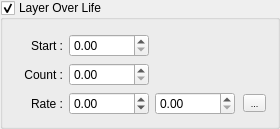
      <widget class="QGroupBox" name="Animated">
       <property name="minimumSize">
        <size>
         <width>280</width>
         <height>0</height>
        </size>
       </property>
       <property name="title">
        <string>Layer Over Life</string>
       </property>
       <property name="flat">
        <bool>false</bool>
       </property>
       <property name="checkable">
        <bool>true</bool>
       </property>
       <layout class="QFormLayout" name="formLayout_9">
        <property name="labelAlignment">
         <set>Qt::AlignRight|Qt::AlignTrailing|Qt::AlignVCenter</set>
        </property>
        <property name="leftMargin">
         <number>0</number>
        </property>
        <property name="topMargin">
         <number>14</number>
        </property>
        <item row="0" column="0">
         <widget class="QLabel" name="LayerStartLabel">
          <property name="minimumSize">
           <size>
            <width>60</width>
            <height>0</height>
           </size>
          </property>
          <property name="text">
           <string>Start :</string>
          </property>
          <property name="alignment">
           <set>Qt::AlignRight|Qt::AlignTrailing|Qt::AlignVCenter</set>
          </property>
         </widget>
        </item>
        <item row="1" column="0">
         <widget class="QLabel" name="LayerCountLabel">
          <property name="minimumSize">
           <size>
            <width>60</width>
            <height>0</height>
           </size>
          </property>
          <property name="text">
           <string>Count :</string>
          </property>
          <property name="alignment">
           <set>Qt::AlignRight|Qt::AlignTrailing|Qt::AlignVCenter</set>
          </property>
         </widget>
        </item>
        <item row="1" column="1">
         <widget class="QcDoubleSpinBox" name="LayerCount">
          <property name="maximumSize">
           <size>
            <width>80</width>
            <height>16777215</height>
           </size>
          </property>
          <property name="maximum">
           <double>99.989999999999995</double>
          </property>
          <property name="singleStep">
           <double>1.000000000000000</double>
          </property>
         </widget>
        </item>
        <item row="2" column="0">
         <widget class="QLabel" name="LayerRateLabel">
          <property name="minimumSize">
           <size>
            <width>60</width>
            <height>0</height>
           </size>
          </property>
          <property name="text">
           <string>Rate :</string>
          </property>
          <property name="alignment">
           <set>Qt::AlignRight|Qt::AlignTrailing|Qt::AlignVCenter</set>
          </property>
         </widget>
        </item>
        <item row="2" column="1">
         <widget class="QWidget" name="LayerRate" native="true">
          <layout class="QHBoxLayout" name="horizontalLayout_13" stretch="1,1,0,0">
           <property name="leftMargin">
            <number>0</number>
           </property>
           <property name="topMargin">
            <number>0</number>
           </property>
           <property name="rightMargin">
            <number>0</number>
           </property>
           <property name="bottomMargin">
            <number>0</number>
           </property>
           <item>
            <widget class="QcDoubleSpinBox" name="LayerRateMin">
             <property name="maximumSize">
              <size>
               <width>80</width>
               <height>16777215</height>
              </size>
             </property>
             <property name="minimum">
              <double>-99.989999999999995</double>
             </property>
             <property name="singleStep">
              <double>1.000000000000000</double>
             </property>
            </widget>
           </item>
           <item>
            <widget class="QcDoubleSpinBox" name="LayerRateMax">
             <property name="maximumSize">
              <size>
               <width>80</width>
               <height>16777215</height>
              </size>
             </property>
             <property name="singleStep">
              <double>1.000000000000000</double>
             </property>
            </widget>
           </item>
           <item>
            <spacer name="horizontalSpacer_17">
             <property name="orientation">
              <enum>Qt::Horizontal</enum>
             </property>
             <property name="sizeHint" stdset="0">
              <size>
               <width>0</width>
               <height>20</height>
              </size>
             </property>
            </spacer>
           </item>
           <item>
            <widget class="QToolButton" name="LayerRateEdit">
             <property name="minimumSize">
              <size>
               <width>23</width>
               <height>0</height>
              </size>
             </property>
             <property name="font">
              <font>
               <pointsize>7</pointsize>
              </font>
             </property>
             <property name="text">
              <string>...</string>
             </property>
            </widget>
           </item>
          </layout>
         </widget>
        </item>
        <item row="0" column="1">
         <widget class="QcDoubleSpinBox" name="LayerStart">
          <property name="maximumSize">
           <size>
            <width>80</width>
            <height>16777215</height>
           </size>
          </property>
          <property name="maximum">
           <double>99.989999999999995</double>
          </property>
          <property name="singleStep">
           <double>1.000000000000000</double>
          </property>
         </widget>
        </item>
       </layout>
      </widget>
